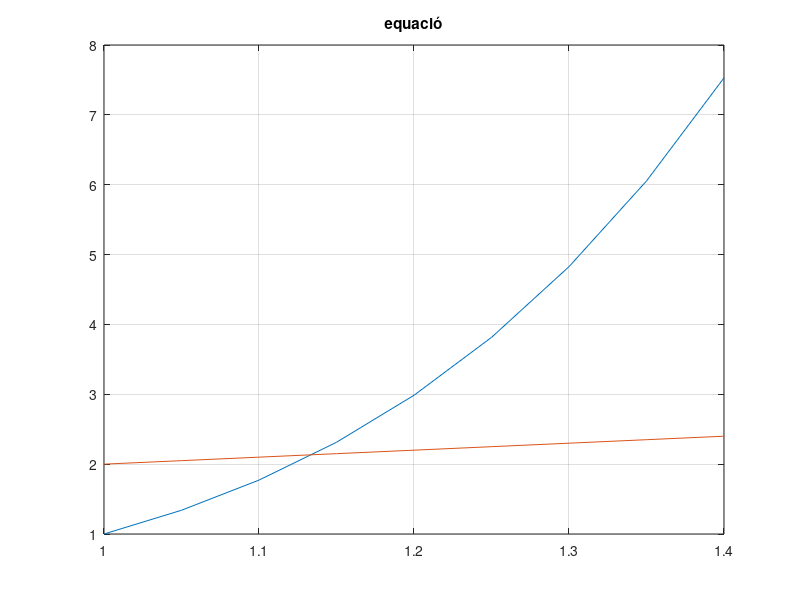

MATLAB code for this plot: (Note: this script raises an error after producing the figure.)
%% Principal Secant
%  Thursday 8th March 2018

%% Plot
f = @(x) x.^6 - x - 1;
t = 1:0.05:1.4;
plot(t, t.^6, t, t + 1), grid, title('equació');

%% Iterations
a = 1;
b = 1.2;
tol = 0.05;
root = my_bisec(f, a, b, tol, 5);
